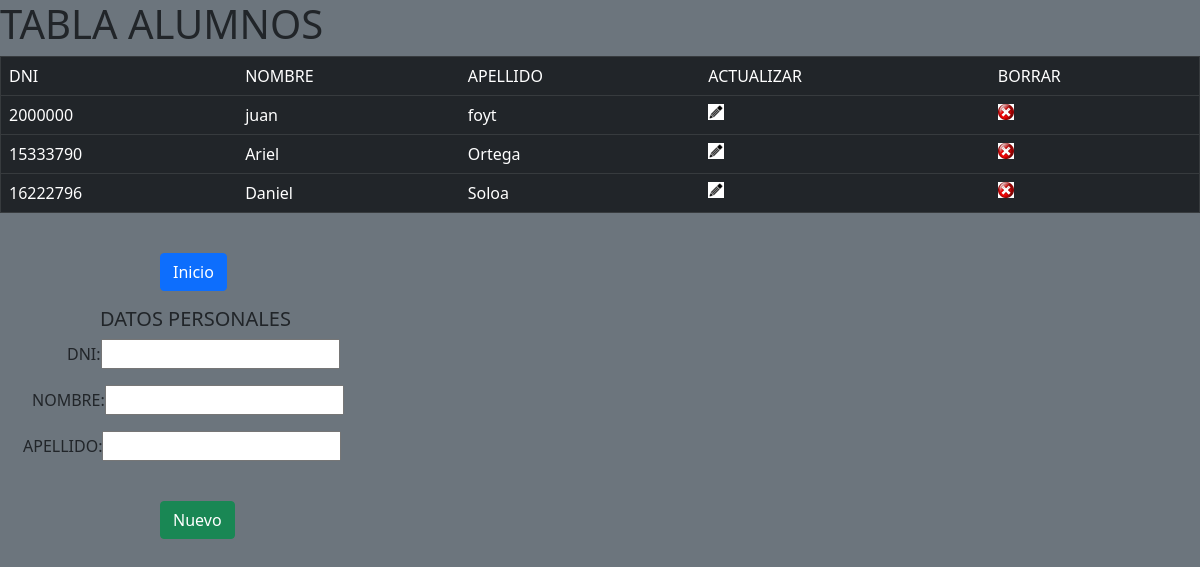
/tablaAlumnos.php, run on an earlier commit of the app's database.
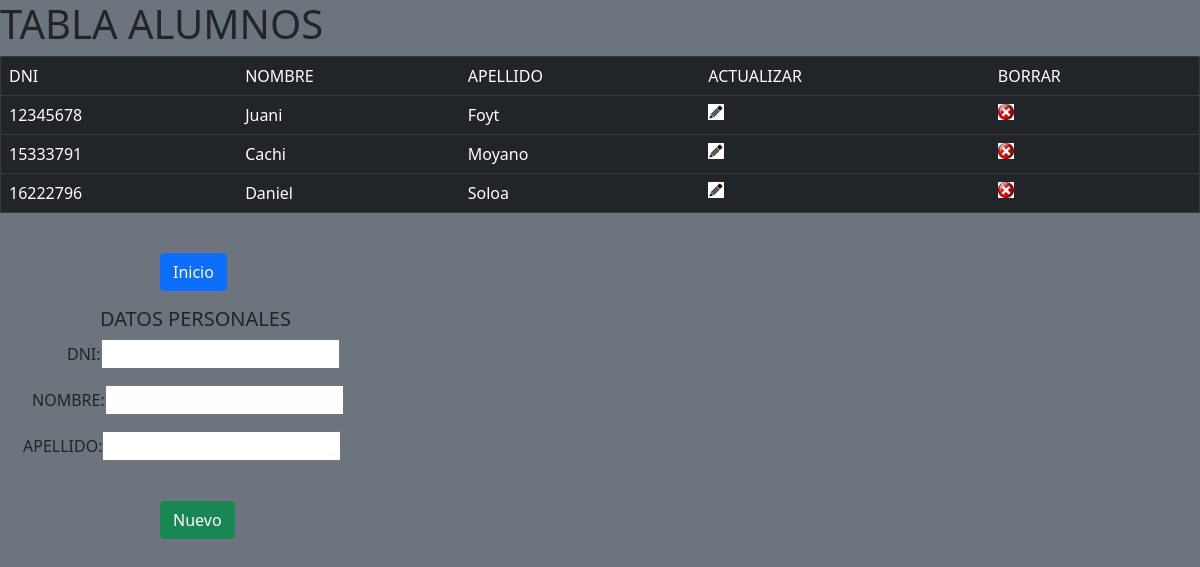
And on a later commit of the database.
### tables this page shows
CREATE TABLE `alumnos` (
  `alu_dni` int(11) NOT NULL,
  `alu_nombre` varchar(20) NOT NULL,
  `alu_apellido` varchar(20) NOT NULL
);

### tablaAlumnos.php (the view, shortened to what this page needs)
<html>
    <head>
       <link href="https://cdn.jsdelivr.net/npm/bootstrap@5.1.3/dist/css/bootstrap.min.css" rel="stylesheet">
    </head>
    <body class="bg-secondary">
       <?php
         $controlBtnAct=false;
        ?>
        <div class="tablaAlumnos">
          <h1>TABLA ALUMNOS</h1>
          <div class="opciones" class="tabla">
            <table border="1" class="table table-dark">
              <tr>
                <td>DNI</td>
                <td>NOMBRE</td>
                <td>APELLIDO</td>
                <td>ACTUALIZAR</td>
                <td>BORRAR</td>
              </tr>
              <?php
                $conexion=mysqli_connect('localhost','root','','sga_Belgrano');
                $sql='SELECT * FROM ALUMNOS';
                $resultado= mysqli_query($conexion, $sql);
                while($mostrar= mysqli_fetch_array($resultado)){
              ?>
              <tr>
                <td><?php echo $mostrar[0]?></td>
                <td><?php echo $mostrar[1]?></td>
                <td><?php echo $mostrar[2]?></td>
                <td ><a href="tablaAlumnos.php?accion=Actualizar&&id=<?php echo $mostrar[0]?>" class="modificar" name="Actualizar"> <img src="editar1.png"</a> </td>
                <td ><a href="tablaAlumnos.php?accion=Borrar&&id=<?php echo $mostrar[0]?>" class="eliminar" name="Borrar"> <img src="eliminar1.png"</a></td>
              </tr>
              <?php
              }
              ?>
            </table>
            <br/>
            <form action="index.php" method="POST">
               <spam>
                 <input type="submit" class="btn btn-primary" name="volver" value="Inicio" class="enviar">
               </spam>
            </form>
          </div>
        </div>
        <div class="datosPersonales">
          <form action="<?php echo htmlspecialchars($_SERVER['PHP_SELF'])?>" method="POST">
            <h5 class="p4" class="text-success">DATOS PERSONALES </h5>
            <p class="p1" class="text-success">DNI:<input type="text" name="dni" value="<?php echo $mostrar2[0]?>" id="dni"class="text"></p>
            <p class="p2" class="text-success">NOMBRE:<input type="text" name="nombre" value="<?php echo $mostrar2[1]?>" id="nombre"class="text"></p>
            <p class="p3" class="text-success">APELLIDO:<input type="text" name="apellido" value="<?php echo $mostrar2[2]?>" id="apellido" class="text"></p>
            <br/>
            <?php
            if ($controlBtnAct )
             {?>
            <spam>
             <input type="submit" name="Modificar" class="btn btn-warning" value="Modificar" onclick="return EnviarForm()" class="enviar" class="modificar">
            </spam>
             <?php }else { ?>
            <spam>
             <input type="submit" name="Nuevo" class="btn btn-success" value="Nuevo" onclick="return EnviarForm()" class="enviar">
            </spam>
                <?php } ?>
          </form>
        </div>
    </body>
</html>

### tablaAlumnos.php (style rules this page uses)
.p1 { padding-left: 67px; }
.p2 { padding-left: 32px; }
.p3 { padding-left: 23px; }
.p4 { padding-left: 100px; }
spam { margin-left: 160px; }

What changed in the data, as far as the page shows it:
removed alumnos: alu_dni "2000000", alu_nombre "juan", alu_apellido "foyt"
removed alumnos: alu_dni "15333790", alu_nombre "Ariel", alu_apellido "Ortega"
added alumnos: alu_dni "12345678", alu_nombre "Juani", alu_apellido "Foyt"
added alumnos: alu_dni "15333791", alu_nombre "Cachi", alu_apellido "Moyano"
